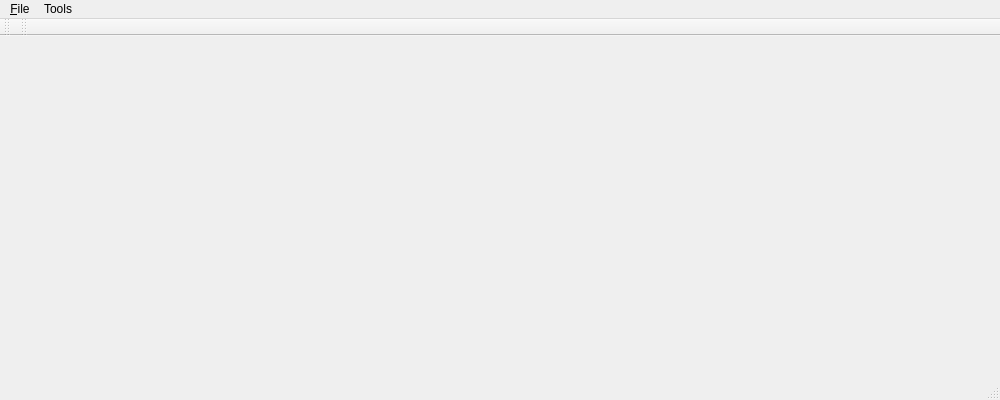
<?xml version="1.0" encoding="UTF-8"?>
<ui version="4.0">
 <class>MainWindow</class>
 <widget class="QMainWindow" name="MainWindow">
  <property name="geometry">
   <rect>
    <x>0</x>
    <y>0</y>
    <width>1000</width>
    <height>400</height>
   </rect>
  </property>
  <property name="minimumSize">
   <size>
    <width>1000</width>
    <height>400</height>
   </size>
  </property>
  <property name="windowTitle">
   <string>Sentinel-Admin</string>
  </property>
  <property name="styleSheet">
   <string notr="true"> QProgressBar {
border: 1px solid gray;
border-radius: 2px;
background: white;
text-align: right;
margin-right: 5ex;
 }

 QProgressBar::chunk {
     background-color: #f07f10;

 }



</string>
  </property>
  <widget class="QWidget" name="centralWidget"/>
  <widget class="QMenuBar" name="menuBar">
   <property name="geometry">
    <rect>
     <x>0</x>
     <y>0</y>
     <width>1000</width>
     <height>21</height>
    </rect>
   </property>
   <widget class="QMenu" name="menuFichier">
    <property name="title">
     <string>&amp;File</string>
    </property>
    <addaction name="actionNew_Configurations"/>
    <addaction name="actionOpen"/>
    <addaction name="actionEnregistrer"/>
    <addaction name="actionSave_As"/>
    <addaction name="separator"/>
    <addaction name="actionA_propos"/>
    <addaction name="separator"/>
    <addaction name="actionHelp"/>
    <addaction name="separator"/>
    <addaction name="actionQuitter"/>
   </widget>
   <widget class="QMenu" name="menuOutils">
    <property name="title">
     <string>Tools</string>
    </property>
    <addaction name="actionSettings"/>
    <addaction name="separator"/>
    <addaction name="actionReboot_the_robot"/>
   </widget>
   <addaction name="menuFichier"/>
   <addaction name="menuOutils"/>
  </widget>
  <widget class="QToolBar" name="mainToolBar">
   <attribute name="toolBarArea">
    <enum>TopToolBarArea</enum>
   </attribute>
   <attribute name="toolBarBreak">
    <bool>false</bool>
   </attribute>
  </widget>
  <widget class="QStatusBar" name="statusBar"/>
  <widget class="QToolBar" name="toolBar_robot">
   <property name="windowTitle">
    <string>toolBar</string>
   </property>
   <attribute name="toolBarArea">
    <enum>TopToolBarArea</enum>
   </attribute>
   <attribute name="toolBarBreak">
    <bool>false</bool>
   </attribute>
  </widget>
  <action name="actionTout">
   <property name="text">
    <string>Tout</string>
   </property>
  </action>
  <action name="actionCarte">
   <property name="text">
    <string>Carte</string>
   </property>
  </action>
  <action name="actionZones">
   <property name="text">
    <string>Zones</string>
   </property>
  </action>
  <action name="actionRonde">
   <property name="text">
    <string>Ronde</string>
   </property>
  </action>
  <action name="actionTout_2">
   <property name="text">
    <string>Tout</string>
   </property>
  </action>
  <action name="actionCarte_2">
   <property name="text">
    <string>Carte</string>
   </property>
  </action>
  <action name="actionZones_2">
   <property name="text">
    <string>Zones</string>
   </property>
  </action>
  <action name="actionRondes">
   <property name="text">
    <string>Rondes</string>
   </property>
  </action>
  <action name="actionOpen">
   <property name="icon">
    <iconset resource="sentinel-admin.qrc">
     <normaloff>:/icons/toolbar/open</normaloff>:/icons/toolbar/open</iconset>
   </property>
   <property name="text">
    <string>&amp;Open</string>
   </property>
   <property name="toolTip">
    <string>Open</string>
   </property>
   <property name="shortcut">
    <string>Ctrl+O</string>
   </property>
  </action>
  <action name="actionEnregistrer">
   <property name="icon">
    <iconset resource="sentinel-admin.qrc">
     <normaloff>:/icons/toolbar/save</normaloff>:/icons/toolbar/save</iconset>
   </property>
   <property name="text">
    <string>&amp;Save</string>
   </property>
   <property name="shortcut">
    <string>Ctrl+S</string>
   </property>
  </action>
  <action name="actionQuitter">
   <property name="icon">
    <iconset resource="sentinel-admin.qrc">
     <normaloff>:/icons/toolbar/exit</normaloff>:/icons/toolbar/exit</iconset>
   </property>
   <property name="text">
    <string>&amp;Quit</string>
   </property>
   <property name="shortcut">
    <string>Ctrl+Q</string>
   </property>
  </action>
  <action name="actionA_propos">
   <property name="icon">
    <iconset resource="sentinel-admin.qrc">
     <normaloff>:/icons/toolbar/about</normaloff>:/icons/toolbar/about</iconset>
   </property>
   <property name="text">
    <string>About</string>
   </property>
  </action>
  <action name="actionSettings">
   <property name="icon">
    <iconset resource="sentinel-admin.qrc">
     <normaloff>:/icons/toolbar/configuration</normaloff>:/icons/toolbar/configuration</iconset>
   </property>
   <property name="text">
    <string>Settings</string>
   </property>
  </action>
  <action name="actionSyncho">
   <property name="text">
    <string>Create a new map</string>
   </property>
  </action>
  <action name="actionCostmap">
   <property name="checkable">
    <bool>true</bool>
   </property>
   <property name="text">
    <string>Costmap (Beta)</string>
   </property>
  </action>
  <action name="actionCloner">
   <property name="text">
    <string>&amp;Cloner</string>
   </property>
  </action>
  <action name="actionArr_ter_le_robot">
   <property name="text">
    <string>Arrêter le robot</string>
   </property>
  </action>
  <action name="actionRed_marrer_le_robot">
   <property name="text">
    <string>Redémarrer le robot</string>
   </property>
  </action>
  <action name="actionRotate_Map">
   <property name="text">
    <string>Rotate Map</string>
   </property>
  </action>
  <action name="actionImport_Map">
   <property name="text">
    <string>Import Map</string>
   </property>
  </action>
  <action name="actionMapEdit">
   <property name="icon">
    <iconset resource="sentinel-admin.qrc">
     <normaloff>:/icons/toolbar/map_edit</normaloff>:/icons/toolbar/map_edit</iconset>
   </property>
   <property name="text">
    <string>mapEdit</string>
   </property>
   <property name="toolTip">
    <string>Editer la carte</string>
   </property>
  </action>
  <action name="actionHelp">
   <property name="icon">
    <iconset resource="sentinel-admin.qrc">
     <normaloff>:/icons/toolbar/help</normaloff>:/icons/toolbar/help</iconset>
   </property>
   <property name="text">
    <string>Help</string>
   </property>
  </action>
  <action name="actionStop_Robot">
   <property name="text">
    <string>Stop Robot</string>
   </property>
  </action>
  <action name="actionReboot_Robot">
   <property name="text">
    <string>Reboot Robot</string>
   </property>
  </action>
  <action name="actionSave_As">
   <property name="icon">
    <iconset resource="sentinel-admin.qrc">
     <normaloff>:/icons/toolbar/saveas</normaloff>:/icons/toolbar/saveas</iconset>
   </property>
   <property name="text">
    <string>Save As</string>
   </property>
   <property name="shortcut">
    <string>Ctrl+Shift+S</string>
   </property>
  </action>
  <action name="actionNew_Configurations">
   <property name="icon">
    <iconset resource="sentinel-admin.qrc">
     <normaloff>:/icons/toolbar/new</normaloff>:/icons/toolbar/new</iconset>
   </property>
   <property name="text">
    <string>&amp;New</string>
   </property>
   <property name="shortcut">
    <string>Ctrl+N</string>
   </property>
  </action>
  <action name="actionReboot_the_robot">
   <property name="enabled">
    <bool>false</bool>
   </property>
   <property name="icon">
    <iconset resource="sentinel-admin.qrc">
     <normaloff>:/icons/toolbar/reboot_robot</normaloff>:/icons/toolbar/reboot_robot</iconset>
   </property>
   <property name="text">
    <string>Reboot the robot</string>
   </property>
  </action>
 </widget>
 <layoutdefault spacing="6" margin="11"/>
 <resources>
  <include location="sentinel-admin.qrc"/>
 </resources>
 <connections/>
</ui>
